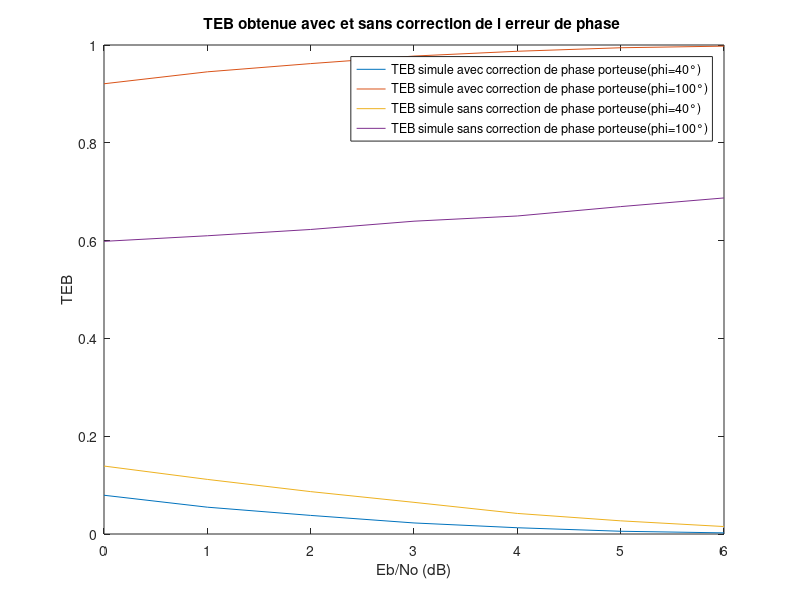
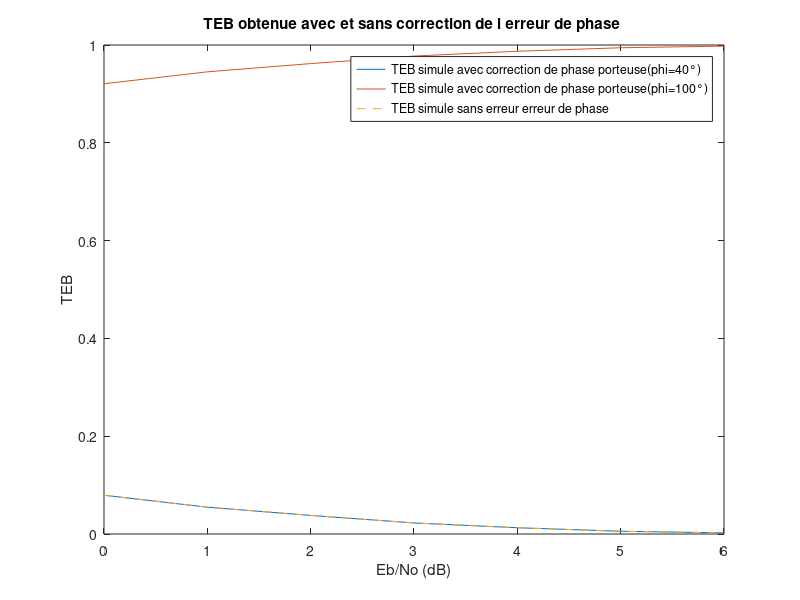

Reproduce these figures in MATLAB, in order.
clear all;
close all;

% Données
Fe = 24000;       % Fréquence d'échantillonnage
Te = 1/Fe;        % Période d'échantiollonnage
Rb = 6000;        % Débit binaire
Tb = 1/Rb;        % Période binaire
M = 2;            % Ordre de la modulation
n = log2(M);      % Nombre de bits par symbole                        
Rs = Rb/n;        % Débit symbole
Ts = 1/Rs;        % Période symbole
Ns = Ts/Te;       % Facteur de suréchantillonnage
h = ones(1, Ns);  % filtre de mise en forme
hr = fliplr(h);   % filtre de réception
nb_bits = 50000;  % Nombre de bits à transmettre

% Gérération de l'information binaire 
bits = randi([0,1], 1, nb_bits);                      %Génération d'une séquence binaire aléatoire de longueur nb_bit
symboles=bits;
symboles(find(symboles==0))=-1   ;                    % Mapping binaire à moyenne nulle
impulsions = kron(symboles, [1 zeros(1, Ns-1)]);      % Génération des impulsions
xe = filter(h, 1, impulsions);                        % L'enveloppe complexe


Phi = [40;100]*pi/180;                                                       % Erreur de phase (rad)
Px = mean(abs(xe).^2);                                                       % Puissance du signal reçu
Eb_N0_db = 0:1:6;                                                            % Différentes valeur du rapport Eb/N0 en decibel
Eb_N0 = 10.^(Eb_N0_db/10);                                                   % Différentes valeur du rapport Eb/N0
TEB_sans_correction = zeros(length(Phi),length(Eb_N0));                      % Initialisation tableau TEB pour le cas sans correction
TEB_avec_correction = zeros(length(Phi),length(Eb_N0));                      % Initialisation tableau TEB pour le cas avec correction
TEB_sans_phase = zeros(1,length(Eb_N0));                                     % Initialisation tableau TEB pour le cas sans erreur phase
for k = 1:length(Eb_N0)
    sigma = sqrt((Px*Ns)./ (2*Eb_N0(k)));
    bruit = (sigma*randn(1, length(xe)))+(1i*sigma*randn(1, length(xe))); 
    xe_bruite = xe + bruit;
    xe_bruite_dephase = xe_bruite.*exp(1i*Phi);                              %Multiplication par l'erreur de phase porteuse pour les valeurs 40 ,100
    z = zeros(length(Phi), length(xe_bruite_dephase));
    for l = 1:length(Phi)
        z(l,:) = filter(hr,1,xe_bruite_dephase(l,:));                        % reception du signal
    end
    signal_recu_sans_phase = filter(hr,1,xe_bruite); 
     % Echantillonage aux instants optimaux
    n0 = Ns;                                                           
    signal_echantillone = z'; 
    signal_echantillone = signal_echantillone(n0:Ns:end);
    signal_echantillone = reshape(signal_echantillone,length(signal_echantillone)/length(Phi), length(Phi))';
    

    signal_echantillone2= signal_recu_sans_phase(n0:Ns:end);         % echantillonage

    %-----------------------------------
    %cas sans erreur de phase 
    %-----------------------------------
    %estimation des bits
    bits_estimes_sans_phase = (real(signal_echantillone2) > 0);
    TEB_sans_phase(k) = sum(bits_estimes_sans_phase ~= bits) / nb_bits;
    
    %------------------------------------
    %sans correction de l'erreur de phase
    %------------------------------------

    %estimation des bits
    bits_estimes_sans_correction = (real(signal_echantillone) > 0); 

    % Affectation des TEB
    TEB_sans_correction(:,k) = sum(bits_estimes_sans_correction ~= repmat(bits,length(Phi),1),2) / nb_bits; 

    %------------------------------------
    %avec correction de l'erreur de phase
    %------------------------------------

    % Estimation des angles phi
    Phi_estime = 1/2 * angle(sum(signal_echantillone.^2, 2));

    % Correction des signaux reçus
    signal_echantillone_corrige = signal_echantillone .* exp(-1i*Phi_estime);

    %estimation des bits
    bits_estimes_avec_correction = (real(signal_echantillone_corrige) > 0); 
    
    % Affectation des TEB
    TEB_avec_correction(:,k) = sum(bits_estimes_avec_correction ~= repmat(bits,length(Phi),1),2) / nb_bits;


end


   TEB_sans_correction
   TEB_sans_phase
   TEB_avec_correction

%les figure
figure;
plot(Eb_N0_db, TEB_avec_correction(1,:));
hold on;

plot(Eb_N0_db, TEB_avec_correction(2,:));
hold on;

plot(Eb_N0_db, TEB_sans_correction(1,:));
hold on;

plot(Eb_N0_db, TEB_sans_correction(2,:));
hold off;

xlabel 'Eb/No (dB)'
ylabel 'TEB'
legend 'TEB simule avec correction de phase porteuse(phi=40°)' 'TEB simule avec correction de phase porteuse(phi=100°)' 'TEB simule sans correction de phase porteuse(phi=40°)' 'TEB simule sans correction de phase porteuse(phi=100°)'
title 'TEB obtenue avec et sans correction de l erreur de phase '    

figure;
plot(Eb_N0_db, TEB_avec_correction(1,:));
hold on;

plot(Eb_N0_db, TEB_avec_correction(2,:));
hold on;

plot(Eb_N0_db, TEB_sans_phase,'--');
hold off;

xlabel 'Eb/No (dB)'
ylabel 'TEB'
legend 'TEB simule avec correction de phase porteuse(phi=40°)' 'TEB simule avec correction de phase porteuse(phi=100°)' 'TEB simule sans erreur erreur de phase'
title 'TEB obtenue avec et sans correction de l erreur de phase ' 








